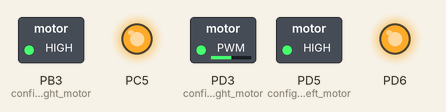
Simulated run of this program. Board: ATmega328P, built with avr-gcc and emulated at 20 MHz. Shown: switched loads named in the program (green lamp = pin HIGH), output pins drawn as LEDs (lit = HIGH).

Above: at 0.1 s.
Timing chart, 0 to 1.6 s (numbered marks = the images above):
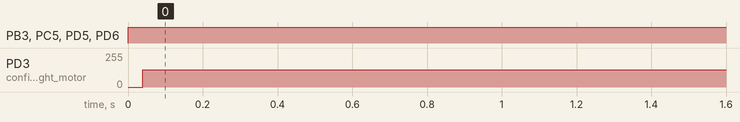

Measured:
- by itself, PB3 (configure_right_motor), PC5, PD5 (configure_left_motor), PD6: LOW → HIGH at 0.00 s
- by itself, PD3 (configure_right_motor): 0/255 → 129/255 at 0.04 s

The program:

main.c
```c
/* Line_following - an application for the Pololu 3pi Robot
 * Created: 4/17/2020 2:49:10 PM
 *  Author: vivek
 */

#include "lcd_driver.h"
#include "pwm_driver.h"
#include "reflect_driver.h"
#include <avr/io.h>


int main()
{
	configure_motors();
	configure_reflectance_sensors();

	while(1){
		configure_reflectance_sensors();

		if (read_reflectance_sensors() > 16) {
			pwm_right_motor(5);
			pwm_left_motor(35);
		} else if (read_reflectance_sensors()<2){
			pwm_right_motor(35);
			pwm_left_motor(5);
		} else {
			pwm_right_motor(25);
			pwm_left_motor(25);
		}
	}

	return 0;

}
```

lcd_driver.c
```c
/*
 * Implementation of driver for the LCD Display on the 3Pi Robotic Platform
 * See lcd_driver.h for interface definition
 * Author: Doug Summerville, Binghamton University <dsummer@binghamton.edu>
 * Last updated Feb 11, 2020
*/
#include "lcd_driver.h"

#define DB0_PORT B
#define DB0_LOC 1
#define DB1_PORT B
#define DB1_LOC 4
#define DB2_PORT B
#define DB2_LOC 5
#define DB3_PORT D
#define DB3_LOC 7
#define RS_PORT D
#define RS_LOC 2
#define RW_PORT B
#define RW_LOC 0
#define E_PORT D
#define E_LOC 4
#define BF_LOC 7

#define CONCAT(A,B) A ## B
#define PORT(NAME) CONCAT(PORT,NAME)
#define PIN(NAME) CONCAT(PIN,NAME)
#define DDR(NAME) CONCAT(DDR,NAME)
#define PULLUP(NAME) PORT(NAME)
#define TOGGLE(NAME) PIN(NAME)

#ifndef F_CPU
#define F_CPU 20000000
#endif

#include <avr/io.h>
#include <stdint.h>
#include <stdbool.h>
#include <util/delay.h>


static void configure_DB_for_output();
static void configure_DB_for_input();
static void output_nibble_to_DB(uint8_t data);
static uint8_t input_nibble_from_DB();
static uint8_t do_bus_read_timing_sequence();
static void do_DB_write_timing_sequence(uint8_t data);
static void write_selected_LCD_register(uint8_t data);
static uint8_t read_selected_LCD_register();
static void send_command_to_LCD(uint8_t cmd);
static void send_data_to_LCD(uint8_t data);
static void wait_for_last_LCD_operation_to_finish();

#define set(x) PORT(x##_PORT) |= (1<<x##_LOC)
#define clr(x) PORT(x##_PORT) &= ~(1<<x##_LOC)

static void configure_DB_for_output()
{
	DDR(DB0_PORT) |= (1<<DB0_LOC);
	DDR(DB1_PORT) |= (1<<DB1_LOC);
	DDR(DB2_PORT) |= (1<<DB2_LOC);
	DDR(DB3_PORT) |= (1<<DB3_LOC);
}
static void configure_DB_for_input()
{
	DDR(DB0_PORT) &= ~(1<<DB0_LOC);
	DDR(DB1_PORT) &= ~(1<<DB1_LOC);
	DDR(DB2_PORT) &= ~(1<<DB2_LOC);
	DDR(DB3_PORT) &= ~(1<<DB3_LOC);
}
static void output_nibble_to_DB(uint8_t data)
{
	if( data & (1<<0) )
		set(DB0);
	else
		clr(DB0);
	if( data & (1<<1) )
		set(DB1);
	else
		clr(DB1);
	if( data & (1<<2) )
		set(DB2);
	else
		clr(DB2);
	if( data & (1<<3) )
		set(DB3);
	else
		clr(DB3);
}
static uint8_t input_nibble_from_DB()
{
	uint8_t data=0;
	if( PIN(DB3_PORT) & (1<<DB3_LOC))
		data |= 0x08;
	if( PIN(DB2_PORT) & (1<<DB2_LOC))
		 data |= 0x04;
	if( PIN(DB1_PORT) & (1<<DB1_LOC))
		 data |= 0x02;
	if( PIN(DB0_PORT) & (1<<DB0_LOC))
		 data |= 0x01;
	return data;

}
void initialize_LCD_driver()
{
	clr(RW);
	DDR(RW_PORT) |= (1<<RW_LOC);
	clr(RS);
	DDR(RS_PORT) |= (1<<RS_LOC);
	clr(E);
	DDR(E_PORT) |= (1<<E_LOC);
	configure_DB_for_output();
	_delay_ms(15);
	do_DB_write_timing_sequence(0x3);
	_delay_ms(6);
	do_DB_write_timing_sequence(0x3);
	_delay_ms(2);
	do_DB_write_timing_sequence(0x3);
	_delay_ms(2);
	do_DB_write_timing_sequence(0x2);
	wait_for_last_LCD_operation_to_finish();
	send_command_to_LCD(0x28);
	send_command_to_LCD(0x08);
	send_command_to_LCD(0x01);
	send_command_to_LCD(0x06);
}
static uint8_t do_bus_read_timing_sequence()
{
	uint8_t data;
	set(E);
	_delay_us(1);
	data=input_nibble_from_DB();
	clr(E);
	return data;
}
static uint8_t read_selected_LCD_register()
{
	uint8_t data;
	configure_DB_for_input();
	set(RW);
	data=do_bus_read_timing_sequence();
	return (data << 4)| do_bus_read_timing_sequence();
}
static void wait_for_last_LCD_operation_to_finish()
{
	uint8_t data;
	clr(RS);
	do
	{
		data=read_selected_LCD_register();
	}
	while ((data & (1<<BF_LOC)) );
}
static void do_DB_write_timing_sequence(uint8_t data)
{
	output_nibble_to_DB(data);
	set(E);
	_delay_us(1);
	clr(E);
}
static void write_selected_LCD_register(uint8_t data)
{
	clr(RW);
	configure_DB_for_output();
	do_DB_write_timing_sequence(data >> 4);
	do_DB_write_timing_sequence(data & 0x0F);
}
static void send_command_to_LCD(uint8_t cmd)
{
	wait_for_last_LCD_operation_to_finish();
	clr(RS);
	write_selected_LCD_register(cmd);
}
static void send_data_to_LCD(uint8_t data)
{
	wait_for_last_LCD_operation_to_finish();
	set(RS);
	write_selected_LCD_register(data);
}
void LCD_print_string(const char *str)
{
	while (*str != 0)
		send_data_to_LCD(*str++);
}
void LCD_move_cursor_to_col_row(uint8_t column, uint8_t row)
{
	uint8_t ddramaddress=(row << 6)|column;
	send_command_to_LCD( 0x80 | ddramaddress);
}
void LCD_execute_command( lcd_command_t command)
{
	send_command_to_LCD(command);
}
void LCD_putchar( char c)
{
	send_data_to_LCD(c);
}
void LCD_print_hex4( uint8_t val )
{
	val=val&0x0f;
	if( val < 10 )
		send_data_to_LCD('0'+val);
	else
		send_data_to_LCD('A'+val-10);
}
void LCD_print_hex8( uint8_t val )
{
	LCD_print_hex4(val>>4);
	LCD_print_hex4(val);
}
void LCD_print_hex16( uint16_t val )
{
	LCD_print_hex8( val>>8 );
	LCD_print_hex8( val );
}
void LCD_print_hex32( uint32_t val )
{
	LCD_print_hex16( val>>16 );
	LCD_print_hex16( val );
}
```

lcd_driver.h
```c
/*
 * Interface definition of driver for the LCD Display on the 3Pi
 * Robotic Platform
 * See lcd_driver.c for implementation
 * Author: Doug Summerville, Binghamton University <dsummer@binghamton.edu>
 * Last updated Feb 11, 2020
*/

#ifndef LCD_DRIVER_H
#define LCD_DRIVER_H

#include <stdint.h>

typedef enum { 	TURN_OFF_DISPLAY	=0x00,
		CLEAR_DISPLAY		=0x01,
	       	MOVE_CURSOR_HOME 	=0x02,
		TURN_ON_DISPLAY		=0x0C,
	       	TURN_ON_STEADY_CURSOR  	=0x0E,
	       	TURN_ON_BLINKING_CURSOR	=0x0F
} lcd_command_t;

void initialize_LCD_driver();
void LCD_print_string(const char *str);
void LCD_move_cursor_to_col_row(uint8_t column, uint8_t row);
void LCD_execute_command( lcd_command_t);
void LCD_print_hex4( uint8_t);
void LCD_print_hex8( uint8_t);
void LCD_print_hex16( uint16_t);
void LCD_print_hex32( uint32_t);
void LCD_putchar( char );
#endif
```

pwm_driver.c
```c
#include<avr/io.h>

void configure_left_motor(){
	DDRD|=(1<<5)|(1<<6);
}

void configure_right_motor(){
	DDRB|=(1<<3);
	DDRD|=(1<<3);
}

void configure_motors(){
	configure_left_motor();
	configure_right_motor();
}

void left_motor_on(){
	PORTD|=(1<<3);
	PORTD&=~(1<<3);
}

void brake_left_motor(){
	PORTD|=(1<<5)|(1<<6);
}

void right_motor_on(){
	PORTB|=(1<<3);
	PORTD&=~(1<<3);
}

void brake_right_motor(){
	PORTB|=(1<<3);
	PORTD|=(1<<3);
}

void pwm_left_motor(uint8_t duty_cycle){
	uint8_t counter = 0;
	uint8_t state = 0;

	while(counter<99){
		switch(state){
			case 0:
			if(counter < duty_cycle){
				left_motor_on();
				state = 0;
				break;
			} else {
				brake_left_motor();
				state = 1;
				break;
			}

			case 1:
			if(counter >= duty_cycle){
				brake_left_motor();
				state = 1;
				break;
			} else {
				left_motor_on();
				state = 0;
				break;
			}
			default:
				brake_left_motor();
				state = 1;
				break;
		}

		counter++;
	}

}

void pwm_right_motor(uint8_t duty_cycle){
	uint8_t counter = 0;
	uint8_t state = 0;

	while(counter<99){
		switch(state){
			case 0:
			if(counter < duty_cycle){
				right_motor_on();
				state = 0;
				break;
			} else {
				brake_right_motor();
				state = 1;
				break;
			}

			case 1:
			if(counter >= duty_cycle){
				brake_right_motor();
				state = 1;
				break;
			} else {
				right_motor_on();
				state = 0;
				break;
			}
			default:
			brake_right_motor();
			state = 1;
			break;
		}

		counter++;
	}

}
```

pwm_driver.h
```c
#include <avr/io.h>

void configure_left_motor();
void configure_right_motor();
void configure_motors();
void left_motor_on();
void brake_left_motor();
void right_motor_on();
void brake_right_motor();
void pwm_left_motor(uint8_t duty_cycle);
void pwm_right_motor(uint8_t duty_cycle);
```

reflect_driver.c
```c
#include <avr/io.h>

void configure_reflectance_sensors(){
	DDRC|=(1<<5);
	PORTC|=(1<<5);
	//pullup resistors
	DDRC&=~((1<<4)|(1<<3)|(1<<2)|(1<<1)|(1<<0));
	PORTC|=((1<<4)|(1<<3)|(1<<2)|(1<<1)|(1<<0));
}

uint8_t read_reflectance_sensors(){
	uint8_t sensors=0;

	if(PINC=(1<<4))
	sensors+=16;
	if(PINC=(1<<3))
	sensors+=8;
	if(PINC=(1<<2))
	sensors+=4;
	if(PINC=(1<<1))
	sensors+=2;
	if(PINC=(1<<0))
	sensors+=1;

	return sensors;
}
```

reflect_driver.h
```c
void configure_reflectance_sensors();
uint8_t read_reflectance_sensors();
```
